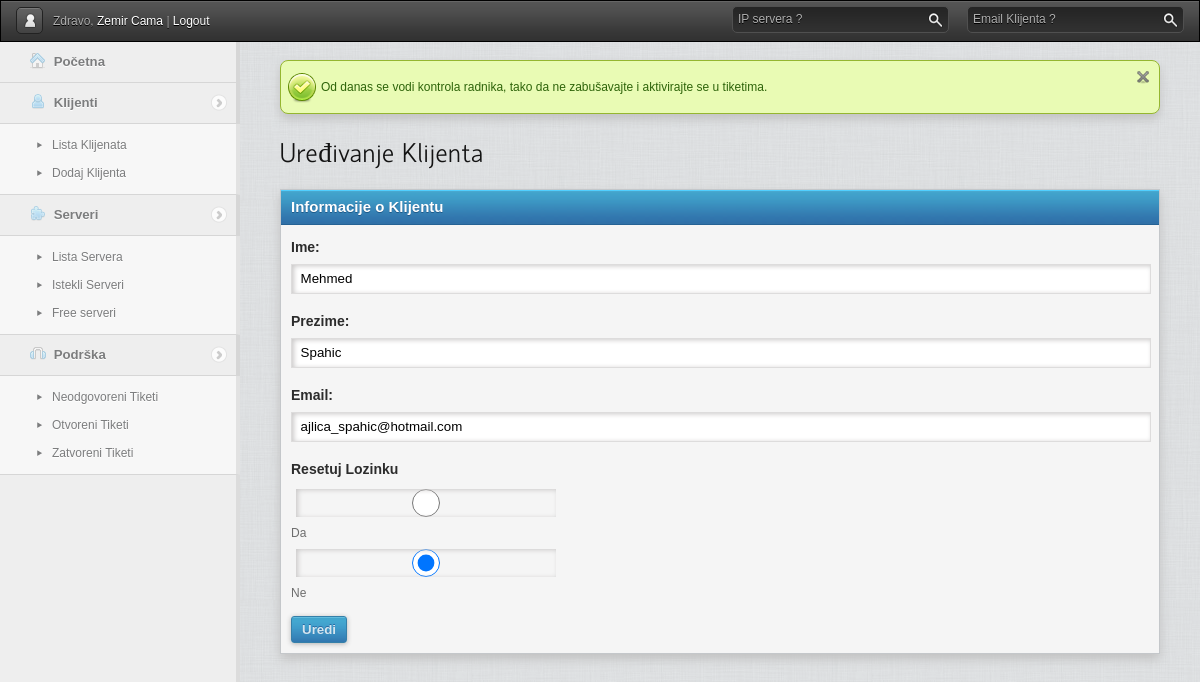
/gpanel/csafasfasfas/admin.php?page=klijenti&akcija=uredi&id=37 (signed in), run on the app's committed database.
### tables this page shows
CREATE TABLE `clients` (
  `id` int(11) NOT NULL AUTO_INCREMENT,
  `fname` text NOT NULL,
  `lname` text NOT NULL,
  `email` text NOT NULL,
  `password` text NOT NULL,
  `lastactivity` text,
  PRIMARY KEY (`id`)
);

### gpanel/includes/libs/sysplugins/smarty_internal_data.php (called while the page is built, shortened)
<?php
class Smarty_Internal_Data {
    public function getVariable($_variable, $_ptr = null, $search_parents = true, $error_enable = true)
    {
        if ($_ptr === null) {
            $_ptr = $this;
        } while ($_ptr !== null) {
            if (isset($_ptr->tpl_vars[$_variable])) {
                return $_ptr->tpl_vars[$_variable];
            }
            if ($search_parents) {
                $_ptr = $_ptr->parent;
            } else {
                $_ptr = null;
            }
        }
        if ($this->smarty->error_unassigned && $error_enable) {
            throw new SmartyException('Undefined Smarty variable "' . $_variable . '"');
        } else {
            return new Undefined_Smarty_Variable;
        }
    }
}
class Smarty_Variable {
    public function __construct ($value = null, $nocache = false, $scope = Smarty::SCOPE_LOCAL)
    {
        $this->value = $value;
    }
}
?>

### gpanel/cache/template_c/08a53659bdee3470febca7498d4c3043a280ec45.file.client_edit.tpl.php (the view, shortened to what this page needs)
<?php if(!defined('SMARTY_DIR')) exit('no direct access allowed');
$_smarty_tpl->decodeProperties(array (
  'file_dependency' =>
  array (
    '08a53659bdee3470febca7498d4c3043a280ec45' =>
    array (
      0 => 'template/client_edit.tpl',
      1 => 1440795684,
      2 => 'file',
    ),
  ),
  'nocache_hash' => '6732415745a53935fdc41e6-78009088',
  'function' =>
  array (
  ),
  'has_nocache_code' => false,
)); ?>
<div id="content">
<h1>Uređivanje Klijenta</h1>
<div class="bloc">
    <div class="title">Informacije o Klijentu</div>
    <div class="content">
    <form action="" method="post">
        <div class="input long">
            <label for="fname">Ime:</label>
            <input type="text" name="fname" id="fname" value="<?php echo $_smarty_tpl->getVariable('fname')->value;?>
" />
        </div>
        <div class="input long">
            <label for="lname">Prezime:</label>
            <input type="text" name="lname" id="lname" value="<?php echo $_smarty_tpl->getVariable('lname')->value;?>
" />
        </div>
        <div class="input long">
            <label for="email">Email:</label>
            <input type="text" name="email" id="email" value="<?php echo $_smarty_tpl->getVariable('email')->value;?>
" />
        </div>
        <div class="input">
            <label class="label">Resetuj Lozinku</label>
            <input type="radio" id="radio1" name="podatci" value="1"  /><label for="radio1" class="inline">Da</label> <br/>
            <input type="radio" id="radio2"  name="podatci" value="0" checked="checked" /> <label for="radio2" class="inline">Ne</label>
        </div>
        <div class="submit">
            <input type="submit" value="Uredi" />
        </div>
    </form>
    </div>
</div>
</div>

### gpanel/cache/template_c/435d10930e41bb21c503ce88a0dfdada07016644.file.header.tpl.php (shortened to what this page needs)
<?php if(!defined('SMARTY_DIR')) exit('no direct access allowed');
$_smarty_tpl->decodeProperties(array (
  'file_dependency' =>
  array (
    '435d10930e41bb21c503ce88a0dfdada07016644' =>
    array (
      0 => 'template/header.tpl',
      1 => 1440795692,
      2 => 'file',
    ),
  ),
  'nocache_hash' => '8872469365a51625f985c49-26673148',
  'function' =>
  array (
  ),
  'has_nocache_code' => false,
)); ?>
<!DOCTYPE html>
<html>
    <head>
        <link rel="stylesheet" href="template/css/reset.css" />
        <link rel="stylesheet" href="template/css/style.css" />
        <link rel="stylesheet" href="template/css/jqueryui/jqueryui.css" />
        <link rel="stylesheet" href="template/js/jwysiwyg/jquery.wysiwyg.old-school.css" />
        <link rel="stylesheet" href="template/js/zoombox/zoombox.css" />
    </head>
    <body class="white" onload="Refresh()">
        <div id="head">
            <div class="left">
                <a href="admin.php?page=profile" class="button profile"><img src="template/img/icons/huser.png" alt="" /></a>
                Zdravo,
                <a href="admin.php?page=profile"><?php echo $_smarty_tpl->getVariable('admin')->value['fname'];?>
 <?php echo $_smarty_tpl->getVariable('admin')->value['lname'];?>
</a>
                |
                <a href="../logout.php?admin=yes">Logout</a>
            </div>
            <div style="float:right; margin-right: 250px;">
                <form action="" id="search" method="post" class="search placeholder">
                    <label>IP servera ?</label>
                    <input type="text" value="" name="qq" class="text"/>
                    <input type="submit" value="rechercher" class="submit"/>
                </form>
            </div>
            <div class="right">
                <form action="" id="search" method="post" class="search placeholder">
                    <label>Email Klijenta ?</label>
                    <input type="text" value="" name="q" class="text"/>
                    <input type="submit" value="rechercher" class="submit"/>
                </form>
            </div>
        </div>
        <div id="sidebar">
            <ul>
                <li class="nosubmenu">
                    <a href="admin.php">
                        <img src="template/img/icons/menu/home.png" alt="" />
                        Početna
                    </a>
                </li>
                 <li><a href="#"><img src="template/img/icons/menu/client.png" alt="" /> Klijenti</a>
                    <ul>
                                                <li><a href="admin.php?page=klijenti&akcija=lista">Lista Klijenata</a></li>
                                                <li><a href="admin.php?page=klijenti&akcija=dodaj">Dodaj Klijenta</a></li>
                    </ul>
                </li>
<li><a href="#"><img src="template/img/icons/menu/server.png" alt="" /> Serveri</a>
                    <ul>
                                                <li><a href="admin.php?page=serveri&akcija=lista">Lista Servera</a></li>
                                                <li><a href="admin.php?page=serveri&akcija=lista&istekli=1">Istekli Serveri</a></li>
												<li><a href="admin.php?page=serveri&akcija=listaa&free=1">Free serveri</a></li>
                    </ul>
                </li>
                <li><a href="#"><img src="template/img/icons/menu/support.png" alt="" /> Podrška</a>
                    <ul>
                    	<li><a href="admin.php?page=podrska&status=Neodgovoren"><span>Neodgovoreni Tiketi</span></a></li>
                        <li><a href="admin.php?page=podrska&status=Otvoren"><span>Otvoreni Tiketi</span></a></li>
                        <li><a href="admin.php?page=podrska&status=Zatvoren"><span>Zatvoreni Tiketi</span></a></li>
                    </ul>
                </li>
            </ul>
        </div>
<div id="content" style="padding: 0; margin: 28px 40px -40px 280px;">
<br />
<div class="notiff success bloc">
	Od danas se vodi kontrola radnika, tako da ne zabušavajte i aktivirajte se u tiketima.
	<a class="close" href="#"></a>
</div>
</div>

### data on the page
clients: fname "Mehmed", lname "Spahic", email "ajlica_spahic@hotmail.com"

### other printed values
$_smarty_tpl->getVariable('admin')->value['fname'] "Zemir"
$_smarty_tpl->getVariable('admin')->value['lname'] "Cama"
